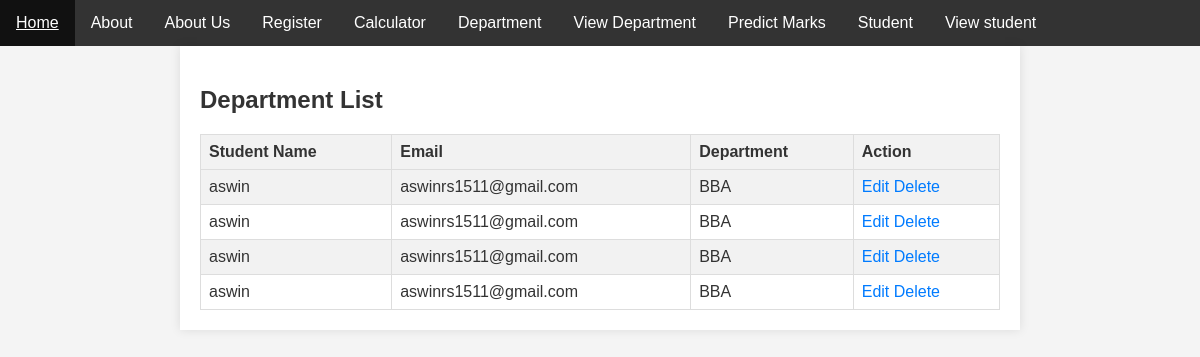
Before: /studentview/ with the older database file.
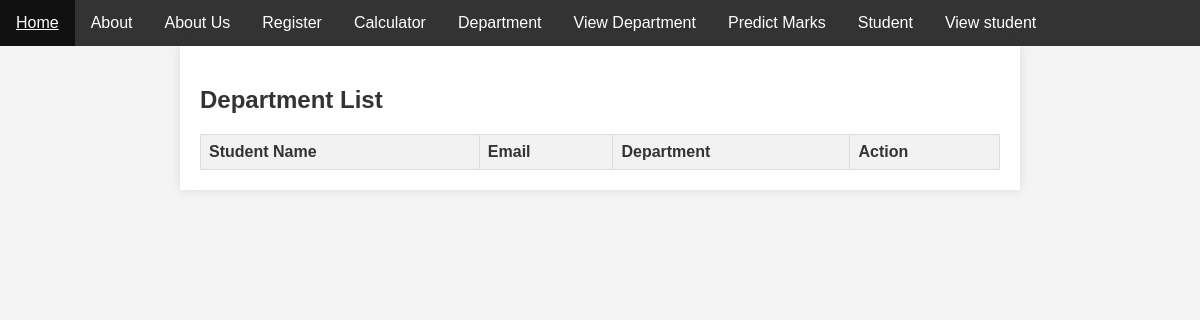
After: the same page with the newer database file.
### basics/models.py (models this page shows)
class StudentDetails(models.Model):
    STU_NAME=models.CharField(max_length=500)
    STU_EMAIL=models.CharField(max_length=500)
    STU_DEPT=models.CharField(max_length=500)

### basics/views.py (the view)
# urls.py: path('studentview/',studentview,name="studentview"),
def studentview(request):
    getstudents=StudentDetails.objects.all()
    return render(request,'studentview.html',context={'getstudents':getstudents})

### basics/templates/studentview.html (shortened to what this page needs)
<!DOCTYPE html>
<html lang="en">
<head>
</head>
<body>
    {% extends 'index.html' %}
    {% block content %}
    <div class="container">
        <h2>Department List</h2>
        <table>
            <tr>
                <th>Student Name</th>
                <th>Email</th>
                <th>Department</th>
                <th>Action</th>
            </tr>
            {% for student in getstudents %}
            <tr>
                <td>{{ student.STU_NAME }}</td>
                <td>{{ student.STU_EMAIL }}</td>
                <td>{{ student.STU_DEPT }}</td>
                <td>
                    <a href="/studentupdate/{{ student.id }}">Edit</a>
                    <a href="{% url 'delete_student' student.id %}">Delete</a>
                </td>
            </tr>
            {% endfor %}
        </table>
    </div>
    {% endblock %}

### basics/templates/index.html (shortened to what this page needs)
<!DOCTYPE html>
<html lang="en">
<head>
</head>
<body>
  <ul>
    <li><a href="{% url 'index' %}">Home</a></li>
    <li><a href="{% url 'about' %}">About</a></li>
    <li><a href="{% url 'aboutus' %}">About Us</a></li>
    <li><a href="{% url 'register' %}">Register</a></li>
    <li><a href="{% url 'calc' %}">Calculator</a></li>
    <li><a href="{% url 'department' %}">Department</a></li>
    <li><a href="{% url 'departmentview' %}">View Department</a></li>
    <li><a href="{% url 'marks' %}">Predict Marks</a></li>
    <li><a href="{% url 'student' %}">Student</a></li>
    <li><a href="{% url 'studentview' %}">View student</a></li>
  </ul>
  <div class="content">
    {% block content %}
    {% endblock %}
  </div>
</body>
</html>

### basics/templates/studentview.html (style rules this page uses)
body { font-family: Arial, sans-serif; background-color: #f2f2f2; margin: 0; padding: 0; }
table { width: 100%; border-collapse: collapse; margin-top: 20px; }
th, td { border: 1px solid #ddd; padding: 8px; text-align: left; }
th { background-color: #f2f2f2; }
a { text-decoration: none; color: #007bff; }

### basics/templates/index.html (style rules this page uses)
body { font-family: Arial, sans-serif; margin: 0; padding: 0; background-color: #f4f4f4; color: #333; }
ul { list-style-type: none; padding: 0; background-color: #333; overflow: hidden; margin: 0; }
ul li { float: left; }
ul li a { display: block; color: white; text-align: center; padding: 14px 16px; text-decoration: none; }
.content { padding: 20px; max-width: 800px; margin: auto; background-color: #fff; box-shadow: 0 0 10px rgba(0, 0, 0, 0.1); }

Changed rows visible on the page:
removed StudentDetails: STU_NAME "aswin", STU_EMAIL "aswinrs1511@gmail.com", STU_DEPT "BBA"
removed StudentDetails: STU_NAME "aswin", STU_EMAIL "aswinrs1511@gmail.com", STU_DEPT "BBA"
removed StudentDetails: STU_NAME "aswin", STU_EMAIL "aswinrs1511@gmail.com", STU_DEPT "BBA"
removed StudentDetails: STU_NAME "aswin", STU_EMAIL "aswinrs1511@gmail.com", STU_DEPT "BBA"
